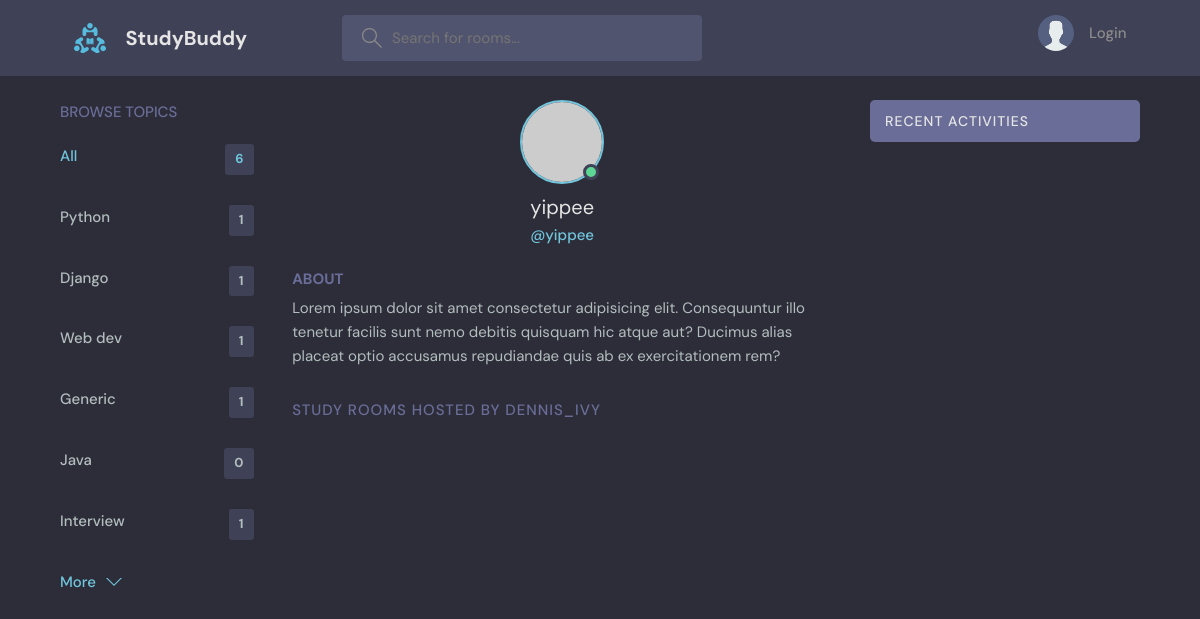
Before: /profile/4/ with the older database file.
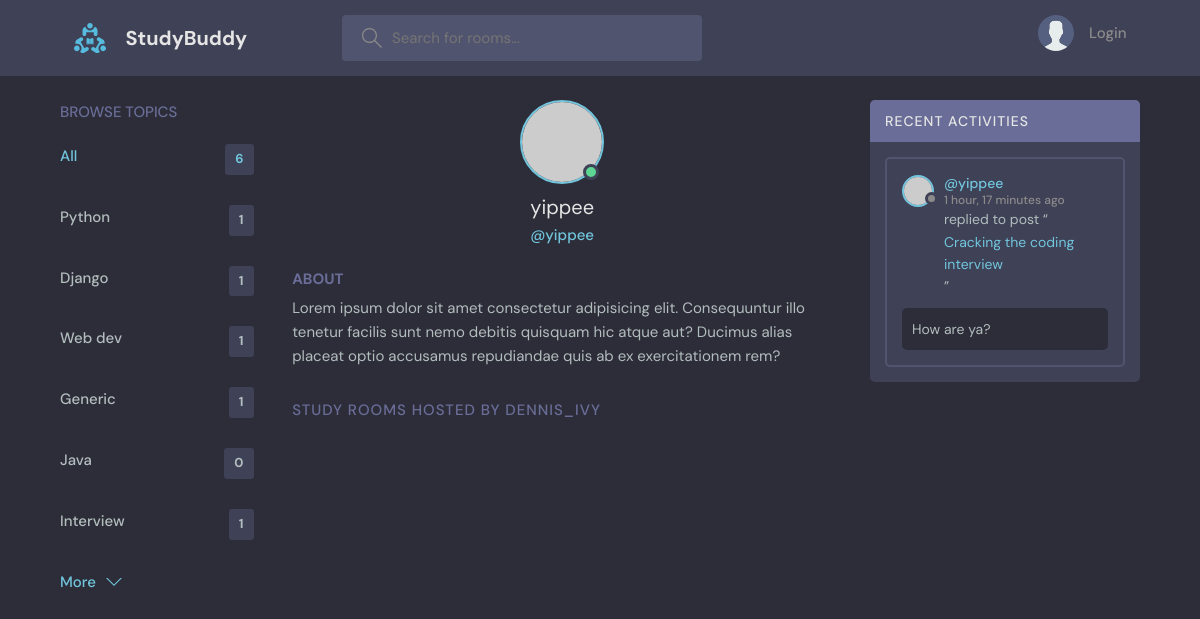
After: the same page with the newer database file.
### base/models.py (models this page shows, shortened)
class Topic(models.Model):
    name = models.CharField(max_length=200)

class Message(models.Model):
    user = models.ForeignKey(User, on_delete=models.CASCADE)
    room = models.ForeignKey(Room, on_delete=models.CASCADE)
    body = models.TextField()
    updated = models.DateTimeField(auto_now=True)
    created = models.DateTimeField(auto_now_add=True)
    class Meta:
        ordering=['-updated','-created']

class Room(models.Model):
    host = models.ForeignKey(User, on_delete=models.SET_NULL, null=True)
    topic = models.ForeignKey(Topic, on_delete=models.SET_NULL, null=True)
    name = models.CharField(max_length=200)
    description = models.TextField(null=True, blank=True)  # it can be blank
    participants=models.ManyToManyField(User,related_name='participants',blank=True)
    updated = models.DateTimeField(auto_now=True)
    created = models.DateTimeField(auto_now_add=True)
    class Meta:
        ordering=['-updated','-created']
    def __str__(self):
        return self.name

### base/views.py (the view)
# urls.py: path('profile/<str:pk>/', views.userProfile, name='user-profile'),
def userProfile(request,pk):
    user=User.objects.get(id=pk)
    room_messages=user.message_set.all()
    topics=Topic.objects.all()
    rooms=user.room_set.all()
    context={'user':user,'rooms':rooms,'topics':topics,'room_messages':room_messages}
    return render(request, 'base/profile.html',context)

### base/templates/base/profile.html (shortened to what this page needs)
{% extends 'main.html' %}
{% block content %}
<main class="profile-page layout layout--3">
    <div class="container">
      {% include 'base/topics_component.html' %}
      <div class="roomList">
        <div class="profile">
          <div class="profile__avatar">
            <div class="avatar avatar--large active">
              <img src="https://randomuser.me/api/portraits/men/11.jpg" />
            </div>
          </div>
          <div class="profile__info">
            <h3>{{user.username}}</h3>
            <p>@{{user.username}}</p>
          </div>
          <div class="profile__about">
            <h3>About</h3>
            <p>
              Lorem ipsum dolor sit amet consectetur adipisicing elit. Consequuntur illo tenetur
              facilis sunt nemo debitis quisquam hic atque aut? Ducimus alias placeat optio
              accusamus repudiandae quis ab ex exercitationem rem?
            </p>
          </div>
        </div>
        <div class="roomList__header">
          <div>
            <h2>Study Rooms Hosted by dennis_ivy</a>
            </h2>
          </div>
        </div>
      </div>
      {% include 'base/activity_component.html' %}
    </div>
  </main>
{% endblock content %}

### base/templates/base/topics_component.html
    <div class="topics">
      <div class="topics__header">
        <h2>Browse Topics</h2>
      </div>
      <ul class="topics__list">
        <li>
          <a href="{% url 'home' %}" class="active">All <span>{{topics.count}}</span></a>
        </li>
        {% for topic in topics %}
        <li>
          <a href="{% url 'home' %}?q={{topic.name}}">{{topic.name}} <span>{{topic.room_set.all.count}}</span></a>
        </li>
        {% endfor %}
      <a class="btn btn--link" href="{% url 'topics' %}">
        More
        <svg
          version="1.1"
          xmlns="http://www.w3.org/2000/svg"
          width="32"
          height="32"
          viewBox="0 0 32 32"
        >
          <title>chevron-down</title>
          <path d="M16 21l-13-13h-3l16 16 16-16h-3l-13 13z"></path>
        </svg>
      </a>
    </div>

### base/templates/base/activity_component.html (shortened to what this page needs)
<div class="activities">
  <div class="activities__header">
    <h2>Recent Activities</h2>
  </div>
  {% for message in room_messages %}
  <div class="activities__box">
    <div class="activities__boxHeader roomListRoom__header">
      <a href="{% url 'user-profile' message.user.id %}" class="roomListRoom__author">
        <div class="avatar avatar--small">
          <img src="https://randomuser.me/api/portraits/women/11.jpg" />
        </div>
        <p>
          @{{message.user}}
          <span>{{message.created| timesince}} ago</span>
        </p>
      </a>
    </div>
    <div class="activities__boxContent">
      <p>
        replied to post “<a href="{% url 'room' message.room.id %}">{{message.room}}</a
        >”
      </p>
      <div class="activities__boxRoomContent">
          {{message.body}}
      </div>
    </div>
  </div>
  {% endfor %}
</div>

Changed rows visible on the page:
added Message: user "yippee", created "1 hour, 17 minutes", room "Cracking the coding interview", body "How are ya?"
